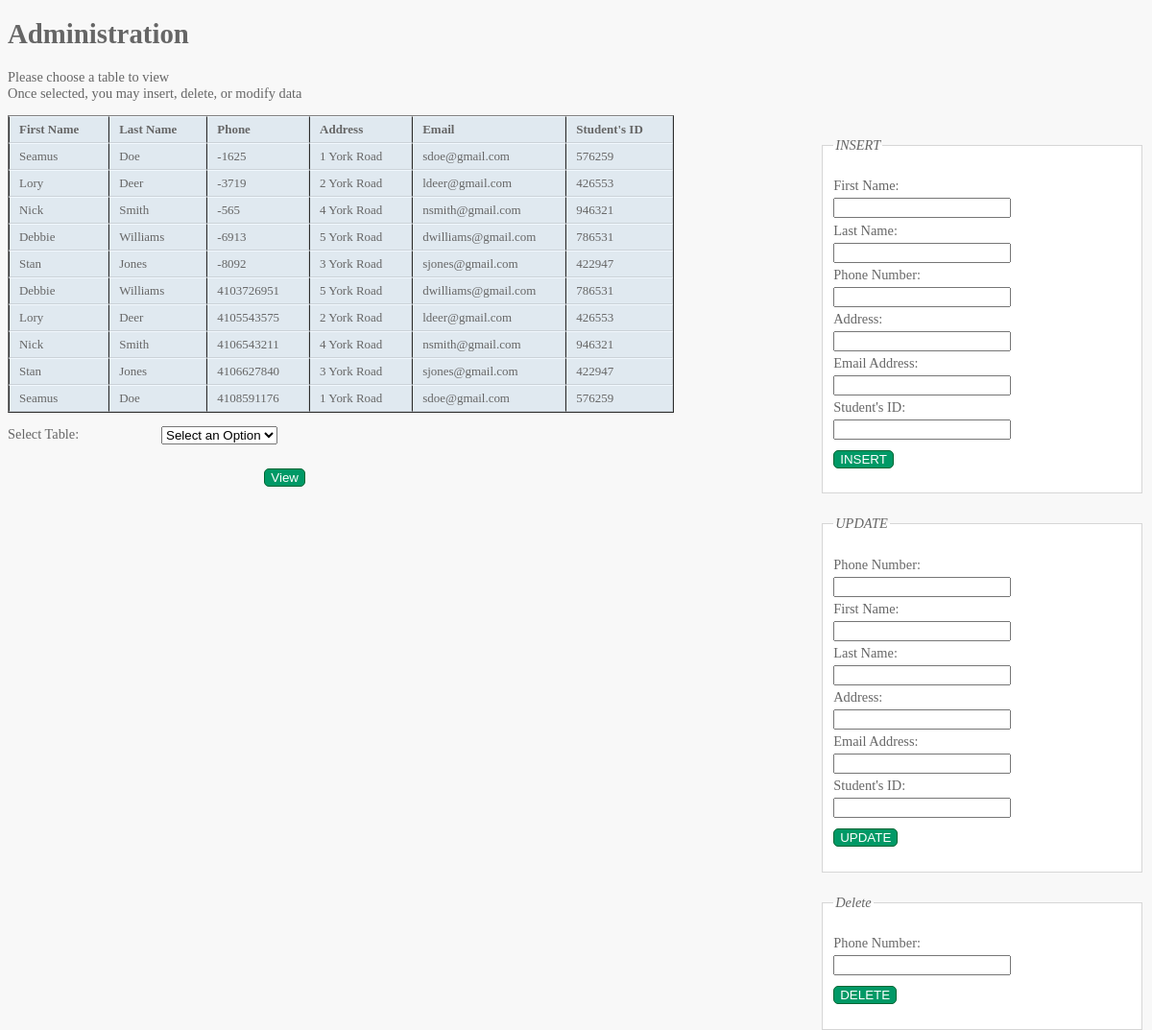
The app's page /parents_list.php with its own data.
### tables this page shows
CREATE TABLE IF NOT EXISTS PARENT
(	Fname		VARCHAR(15)			NOT NULL,
    Lname		VARCHAR(15)			NOT NULL,
	Phone		VARCHAR(12)			NOT NULL,
    Address		VARCHAR(30)			NOT NULL,
    Email		VARCHAR(25)			NOT NULL,
	studentID	CHAR(7),
    PRIMARY KEY (Phone),
    FOREIGN KEY (studentID) REFERENCES STUDENT(studentID));

### parents_list.php (the view, shortened to what this page needs)
<!DOCTYPE html>
<html>
	<head>
  	<link href="pagestyle.css" type="text/css" rel="stylesheet" />
	</head>
	<body>
		<h1>Administration</h1>
		<p>Please choose a table to view<br /> Once selected, you may insert, delete, or modify data</p>
		<div id="controlBox">
			<div id="insert">
        <form action="parents_list.php" method="post">
			<fieldset>
				<legend>INSERT</legend>
				<p>
					<label class="title" for="fname">First Name:</label>
					<input type="text" name="fname" id="fname" required="required"><br />
					<label class="title" for="lname">Last Name:</label>
					<input type="text" name="lname" id="lname" required="required"><br />
					<label class="title" for="phone">Phone Number:</label>
					<input type="text" name="phone" id="phone" required="required"><br />
					<label class="title" for="address">Address:</label>
					<input type="text" name="address" id="address" required="required"><br />
          <label class="title" for="email">Email Address:</label>
					<input type="text" name="email" id="email" required="required"><br />
					<label class="title" for="studentID">Student's ID:</label>
					<input type="text" name="studentID" id="studentID" required="required"><br />
					<input type="submit" name="add" value="INSERT" />
        </form>
				</div>
					<div id="update">
            <form action="parents_list.php" method="post">
					<fieldset>
						<legend>UPDATE</legend>
						<p>
              <label class="title" for="phone">Phone Number:</label>
    					<input type="text" name="phone" id="phone" required="required"><br />
              <label class="title" for="fname">First Name:</label>
    					<input type="text" name="fname" id="fname" required="required"><br />
    					<label class="title" for="lname">Last Name:</label>
    					<input type="text" name="lname" id="lname" required="required"><br />
    					<label class="title" for="address">Address:</label>
    					<input type="text" name="address" id="address" required="required"><br />
              <label class="title" for="email">Email Address:</label>
    					<input type="text" name="email" id="email" required="required"><br />
    					<label class="title" for="studentID">Student's ID:</label>
    					<input type="text" name="studentID" id="studentID" required="required"><br />
							<input type="submit" name="edit" value="UPDATE" />
            </form>
						</div>
						<div id="delete">
              <form action="parents_list.php" method="post">
						<fieldset>
							<legend>Delete</legend>
							<p><label class="title" for="phone">Phone Number:</label>
								<input type="text" name="phone" id="phone" required="required"><br />
								<input type="submit" name = "delete" value="DELETE" />
              </form>
							</div>
		</div>
    <div id="main">
     <table border=1>
       <tr>
       <th>First Name</th>
       <th>Last Name</th>
       <th>Phone</th>
       <th>Address</th>
       <th>Email</th>
			 <th>Student's ID</th>
       </tr>
<?php
include 'db.inc.php';
if (!($connection = @ mysql_connect($hostName, $username,
  $password)))
  showerror();
    $query = "SELECT * FROM parent";
    if (!($result = @ mysql_query ($query, $connection)))
      showerror();
    while ($row = @ mysql_fetch_array($result))
      echo "<tr>
    <td>{$row["Fname"]}</td>
    <td>{$row["Lname"]}</td>
    <td>{$row["Phone"]}</td>
    <td>{$row["Address"]}</td>
    <td>{$row["Email"]}</td>
		<td>{$row["studentID"]}</td>
    </tr>";
  ?>
</table>
<form action="admins_home.php" method="post">
<p><label class="title" for="selectTable"> Select Table:</label>
<select name="selectTable" id="selectTable">
	<option value="" disabled selected>Select an Option</option>
</select></p>
<div class="submit">
 <input type="submit" value="View" />
</div>
</form>
 </div>
 </body>
</html>

### PAUL UPDATED FINAL REPORT FILES/css/pagestyle.css (style rules this page uses)
body { font=family: Arial, Verdana, sans-serif; font-size: 90%; color: #666666; background-color: #f8f8f8; }
table { border-spacing: 0px; }
th, td { padding: 5px 30px 5px 10px; border-spacing: 0px; font-size: 90%; margin: 0px; }
th,td { text-align: left; background-color: #e0e9f0; border-top: 1px solid #f1f8fe; border-bottom: 1px solid #cbd2d8; border-right: 1px solid #cbd2d8; }
td { text-shadow: 1px 1px p1x #ffffff; }
fieldset { width: 310px; margin-top:20px; border: 1px solid #d6d6d6; background-color: #ffffff; line-height: 1.6em; }
legend { font-style: italic; color: #666666; }
input[type="submit"] { border: 1px solid #006633; background-color: #009966; color: #ffffff; border-radius: 5px; padding 5px; margin-top: 10px; }
.title { float: left; width: 160px; clear: left; }
.submit { width: 310px; text-align: right; }
#controlBox { float:right; }

### records on screen
parent: Fname "Seamus", Lname "Doe", Phone "-1625", Address "1 York Road", Email "sdoe@gmail.com", studentID "576259"
parent: Fname "Lory", Lname "Deer", Phone "-3719", Address "2 York Road", Email "ldeer@gmail.com", studentID "426553"
parent: Fname "Nick", Lname "Smith", Phone "-565", Address "4 York Road", Email "nsmith@gmail.com", studentID "946321"
parent: Fname "Debbie", Lname "Williams", Phone "-6913", Address "5 York Road", Email "dwilliams@gmail.com", studentID "786531"
parent: Fname "Stan", Lname "Jones", Phone "-8092", Address "3 York Road", Email "sjones@gmail.com", studentID "422947"
parent: Fname "Debbie", Lname "Williams", Phone "4103726951", Address "5 York Road", Email "dwilliams@gmail.com", studentID "786531"
parent: Fname "Lory", Lname "Deer", Phone "4105543575", Address "2 York Road", Email "ldeer@gmail.com", studentID "426553"
parent: Fname "Nick", Lname "Smith", Phone "4106543211", Address "4 York Road", Email "nsmith@gmail.com", studentID "946321"
parent: Fname "Stan", Lname "Jones", Phone "4106627840", Address "3 York Road", Email "sjones@gmail.com", studentID "422947"
parent: Fname "Seamus", Lname "Doe", Phone "4108591176", Address "1 York Road", Email "sdoe@gmail.com", studentID "576259"
